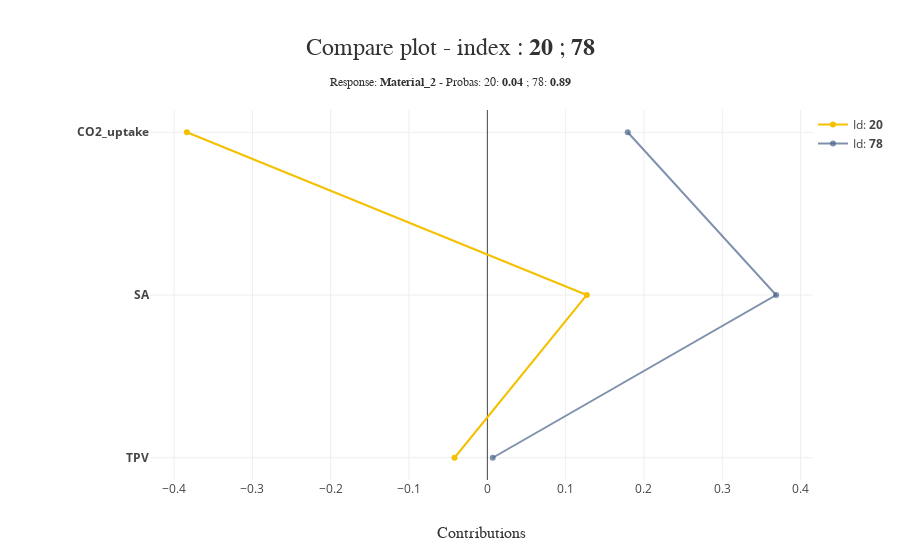

This figure's notebook cell:
### Code cell
xpl_rf.plot.compare_plot(index=[X.index[20], X.index[78]])

### Figure 1 — Plotly figure (JSON) as saved in the notebook; plotly's stock layout.template omitted (floating-point values rounded to 4 significant figures)
{"data": [{"hoverinfo": "text", "hovertext": ["Id: <b>20</b><br /><b>TPV</b> <br />Contribution: -0.0419 <br />Value: -1.1279069767441863", "Id: <b>20</b><br /><b>SA</b> <br />Contribution: 0.1270 <br />Value: -0.8589311506981223", "Id: <b>20</b><br /><b>CO2_uptake</b> <br />Contribution: -0.3836 <br />Value: -0.055281342546890294"], "marker": {"color": "rgba(244, 192, 0, 1.0)"}, "mode": "lines+markers", "name": "Id: <b>20</b>", "showlegend": true, "type": "scatter", "x": [-0.04194, 0.127, -0.3836], "y": ["<b>TPV</b>", "<b>SA</b>", "<b>CO2_uptake</b>"]}, {"hoverinfo": "text", "hovertext": ["Id: <b>78</b><br /><b>TPV</b> <br />Contribution: 0.0068 <br />Value: 1.5465116279069768", "Id: <b>78</b><br /><b>SA</b> <br />Contribution: 0.3687 <br />Value: -0.7116032739528165", "Id: <b>78</b><br /><b>CO2_uptake</b> <br />Contribution: 0.1792 <br />Value: -0.7305034550839091"], "marker": {"color": "rgba(74, 99, 138, 0.7)"}, "mode": "lines+markers", "name": "Id: <b>78</b>", "showlegend": true, "type": "scatter", "x": [0.006846, 0.3687, 0.1792], "y": ["<b>TPV</b>", "<b>SA</b>", "<b>CO2_uptake</b>"]}], "layout": {"height": 550, "hovermode": "closest", "legend": {"x": 1, "y": 1}, "margin": {"b": 70, "l": 150, "r": 20, "t": 110}, "title": {"font": {"color": "rgb(50, 50, 50)", "family": "Arial", "size": 24}, "text": "Compare plot - index : <b>20</b> ; <b>78</b><span style='font-size: 12px;'><br />Response: <b>Material_2</b> - Probas: 20: <b>0.04</b> ; 78: <b>0.89</b></span>", "x": 0.5, "xanchor": "center", "y": 0.9, "yanchor": "middle"}, "width": 900, "xaxis": {"automargin": true, "autorange": true, "range": [-0.4308, 0.4159], "title": {"font": {"color": "rgb(50, 50, 50)", "family": "Arial Black", "size": 16}, "text": "Contributions"}, "type": "linear"}, "yaxis": {"automargin": true, "autorange": true, "range": [-0.1367, 2.137], "title": {"font": {"color": "rgb(50, 50, 50)", "family": "Arial Black", "size": 16}}, "type": "category"}}}
